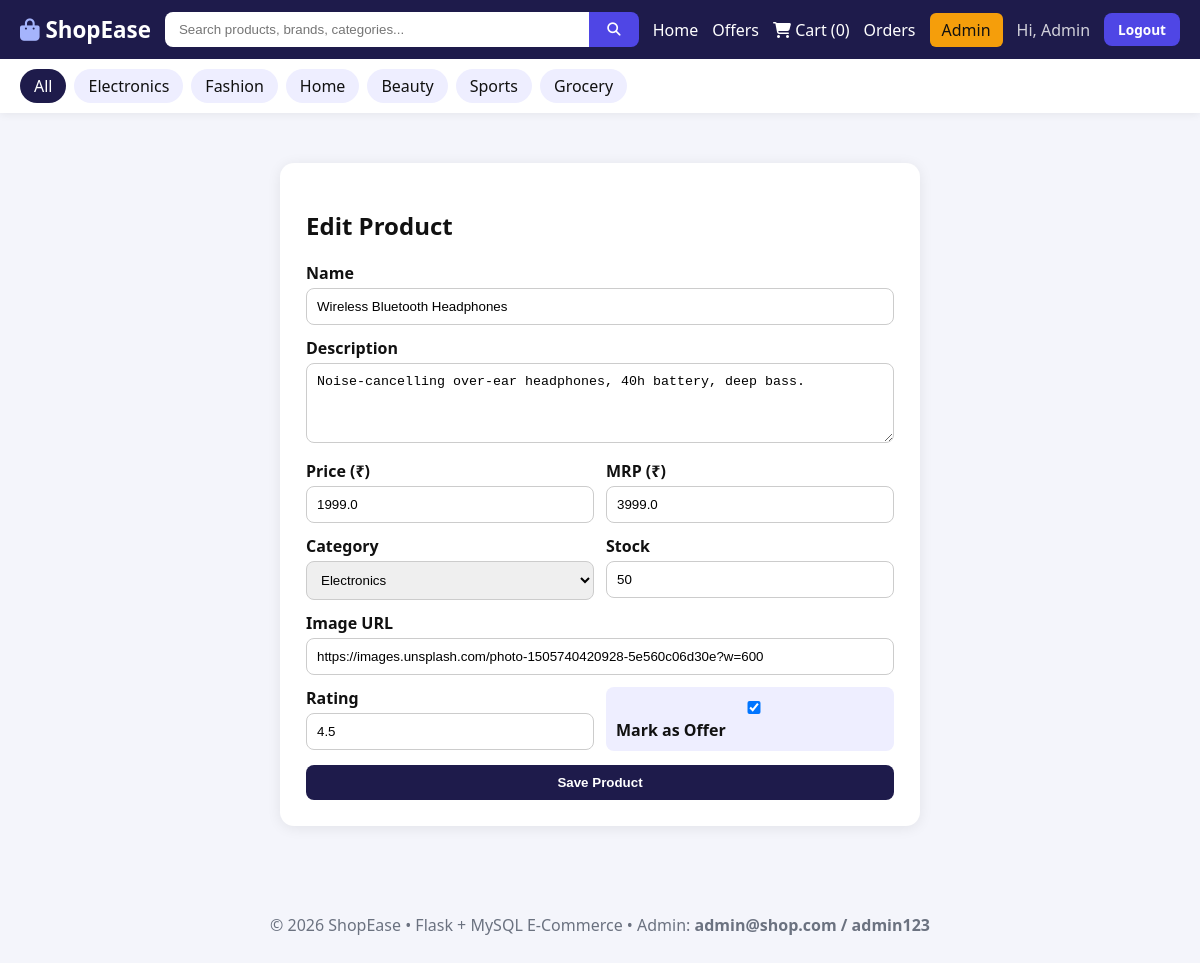
The page /admin/product/1/edit (signed in) on the database its author committed.
### tables this page shows
CREATE TABLE users(
          id INTEGER PRIMARY KEY AUTOINCREMENT,
          name TEXT NOT NULL, email TEXT UNIQUE NOT NULL,
          password_hash TEXT NOT NULL, is_admin INTEGER DEFAULT 0,
          created_at TEXT DEFAULT CURRENT_TIMESTAMP);

CREATE TABLE products(
          id INTEGER PRIMARY KEY AUTOINCREMENT,
          name TEXT NOT NULL, description TEXT DEFAULT '',
          price REAL NOT NULL, mrp REAL NOT NULL DEFAULT 0,
          category TEXT DEFAULT 'Electronics',
          image_url TEXT DEFAULT '', stock INTEGER DEFAULT 50,
          rating REAL DEFAULT 4.0, is_offer INTEGER DEFAULT 0,
          created_at TEXT DEFAULT CURRENT_TIMESTAMP);

### app.py (the view, shortened to what this page needs)
@app.route("/admin/product/<int:pid>/edit", methods=["GET", "POST"])
@admin_required
def admin_edit(pid):
    p = fetchone("SELECT * FROM products WHERE id=?", (pid,))
    if not p:
        flash("Not found.", "error")
        return redirect(url_for("admin"))
    return render_template("admin/product_form.html", p=p, categories=CATEGORIES)

### app.py (called while the page is built)
def get_db():
    if USE_MYSQL:
        conn = mysql_conn()
        return conn
    conn = sqlite3.connect(config.SQLITE_PATH)
    conn.row_factory = sqlite3.Row
    return conn

def fetchall(query, params=()):
    db = get_db()
    try:
        if USE_MYSQL:
            cur = db.cursor(dictionary=True)
            cur.execute(qmark(query), params)
            rows = cur.fetchall()
            cur.close()
            return rows
        cur = db.execute(query, params)
        rows = cur.fetchall()
        return [dict(r) for r in rows]
    finally:
        db.close()

def fetchone(query, params=()):
    rows = fetchall(query, params)
    return rows[0] if rows else None

def current_user():
    if "user_id" not in session:
        return None
    return fetchone("SELECT * FROM users WHERE id=?", (session["user_id"],))

def admin_required(f):
    @wraps(f)
    def w(*a, **kw):
        u = current_user()
        if not u or not u.get("is_admin"):
            flash("Admin access only.", "error")
            return redirect(url_for("login"))
        return f(*a, **kw)
    return w

@app.context_processor
def inject_globals():
    u = current_user()
    cart_count = 0
    if u:
        r = fetchone("SELECT COALESCE(SUM(qty),0) c FROM cart_items WHERE user_id=?", (u["id"],))
        cart_count = r["c"] if r else 0
    return dict(user=u, cart_count=cart_count, categories=CATEGORIES)

### templates/admin/product_form.html
{% extends "base.html" %}{% block title %}{% if p %}Edit{% else %}Add{% endif %} Product{% endblock %}{% block content %}
<div class="auth wide"><h2>{% if p %}Edit{% else %}Add{% endif %} Product</h2>
<form method="post">
<label>Name</label><input name="name" required value="{{ p.name if p }}">
<label>Description</label><textarea name="description">{{ p.description if p }}</textarea>
<div class="two"><div><label>Price (₹)</label><input name="price" type="number" step="0.01" required value="{{ p.price if p }}"></div>
<div><label>MRP (₹)</label><input name="mrp" type="number" step="0.01" value="{{ p.mrp if p }}"></div></div>
<div class="two"><div><label>Category</label><select name="category">{% for c in categories %}<option {% if p and p.category==c %}selected{% endif %}>{{ c }}</option>{% endfor %}</select></div>
<div><label>Stock</label><input name="stock" type="number" value="{{ p.stock if p else 50 }}"></div></div>
<label>Image URL</label><input name="image_url" value="{{ p.image_url if p }}" placeholder="https://...">
<div class="two"><div><label>Rating</label><input name="rating" type="number" step="0.1" min="1" max="5" value="{{ p.rating if p else 4.0 }}"></div>
<div><label class="pay"><input type="checkbox" name="is_offer" {% if p and p.is_offer %}checked{% endif %}> Mark as Offer</label></div></div>
<button class="btn dark full">Save Product</button></form></div>
{% endblock %}

### templates/base.html (shortened to what this page needs)
<!DOCTYPE html>
<html lang="en">
<head>
<link rel="stylesheet" href="{{ url_for('static', filename='css/style.css') }}">
<link rel="stylesheet" href="https://cdnjs.cloudflare.com/ajax/libs/font-awesome/6.5.0/css/all.min.css">
</head>
<body>
<header class="nav">
  <a class="logo" href="/"><i class="fa fa-bag-shopping"></i> ShopEase</a>
  <form class="search" action="/" method="get">
    <input name="q" id="searchBox" placeholder="Search products, brands, categories..." value="{{ request.args.get('q','') }}" autocomplete="off">
    <button><i class="fa fa-search"></i></button>
  </form>
  <nav class="links">
    <a href="/">Home</a>
    <a href="/?offer=1">Offers</a>
    {% if user %}
      <a href="/cart"><i class="fa fa-cart-shopping"></i> Cart ({{ cart_count }})</a>
      <a href="/orders">Orders</a>
      {% if user.is_admin %}<a class="admin" href="/admin">Admin</a>{% endif %}
      <span class="hi">Hi, {{ user.name.split(' ')[0] }}</span>
      <a href="/logout" class="btn small">Logout</a>
    {% else %}
      <a href="/login">Login</a>
      <a href="/register" class="btn small">Sign Up</a>
    {% endif %}
  </nav>
</header>
<div class="catbar">
  <a href="/" class="{% if not cat %}on{% endif %}">All</a>
  {% for c in categories %}<a href="/?category={{ c }}" class="{% if cat==c %}on{% endif %}">{{ c }}</a>{% endfor %}
</div>
<main>{% block content %}{% endblock %}</main>
<footer><p>© 2026 ShopEase • Flask + MySQL E-Commerce • Admin: <b>admin@shop.com / admin123</b></p></footer>
</body>
</html>

### static/css/style.css (style rules this page uses)
:root { --p:#4f46e5;--d:#1e1b4b;--bg:#f4f5fb;--card:#fff;--mut:#6b7280;--ok:#16a34a;--warn:#f59e0b;--err:#dc2626 }
* { box-sizing:border-box }
body { margin:0;font-family:'Segoe UI',Arial,sans-serif;background:var(--bg);color:#111 }
a { color:inherit;text-decoration:none }
.nav { position:sticky;top:0;z-index:10;display:flex;gap:14px;align-items:center;background:var(--d);color:#fff;padding:12px 20px }
.logo { font-size:1.4rem;font-weight:800 }
.logo i { color:#a5b4fc }
.search { flex:1;display:flex;position:relative }
.search input { flex:1;padding:10px 14px;border-radius:8px 0 0 8px;border:0;outline:0 }
.search button { background:var(--p);color:#fff;border:0;padding:0 18px;border-radius:0 8px 8px 0;cursor:pointer }
.links { display:flex;gap:14px;align-items:center }
.btn { background:var(--p);color:#fff!important;padding:10px 20px;border-radius:8px;border:0;cursor:pointer;font-weight:600;display:inline-block }
.btn.dark { background:var(--d) }
.btn.small { padding:7px 14px;font-size:.85rem }
.btn.full { width:100%;text-align:center;margin-top:10px }
.admin { background:#f59e0b;color:#111!important;padding:6px 12px;border-radius:6px }
.hi { opacity:.8 }
.catbar { display:flex;gap:8px;overflow-x:auto;background:#fff;padding:10px 20px;box-shadow:0 2px 8px rgba(0,0,0,.06) }
.catbar a { padding:6px 14px;border-radius:20px;background:#eef;white-space:nowrap }
.catbar a.on { background:var(--d);color:#fff }
main { max-width:1150px;margin:auto;padding:20px;min-height:70vh }
.auth { max-width:420px;margin:30px auto;background:#fff;padding:26px;border-radius:14px;box-shadow:0 2px 14px rgba(0,0,0,.08) }
.auth.wide { max-width:640px }
.auth label { display:block;margin:12px 0 4px;font-weight:600 }
.auth input,.auth textarea,.auth select { width:100%;padding:10px;border:1px solid #ccc;border-radius:8px }
.auth textarea { min-height:80px }
.two { display:grid;grid-template-columns:1fr 1fr;gap:12px }
.pay { background:#eef;padding:10px;border-radius:8px;display:block }
footer { text-align:center;padding:22px;color:var(--mut) }

### rows shown on the page
users: name "Admin"
products: name "Wireless Bluetooth Headphones", description "Noise-cancelling over-ear headphones, 40h battery, deep bass.", price "1999.0", mrp "3999.0", category "Electronics", stock "50", image_url "https://images.unsplash.com/photo-1505740420928-5e560c06d30e?w=600", rating "4.5", is_offer "☑"

### other values the page prints
{{ cart_count }} "0"
{{ c }} "Electronics" "Fashion" "Home" "Beauty" "Sports" "Grocery"
